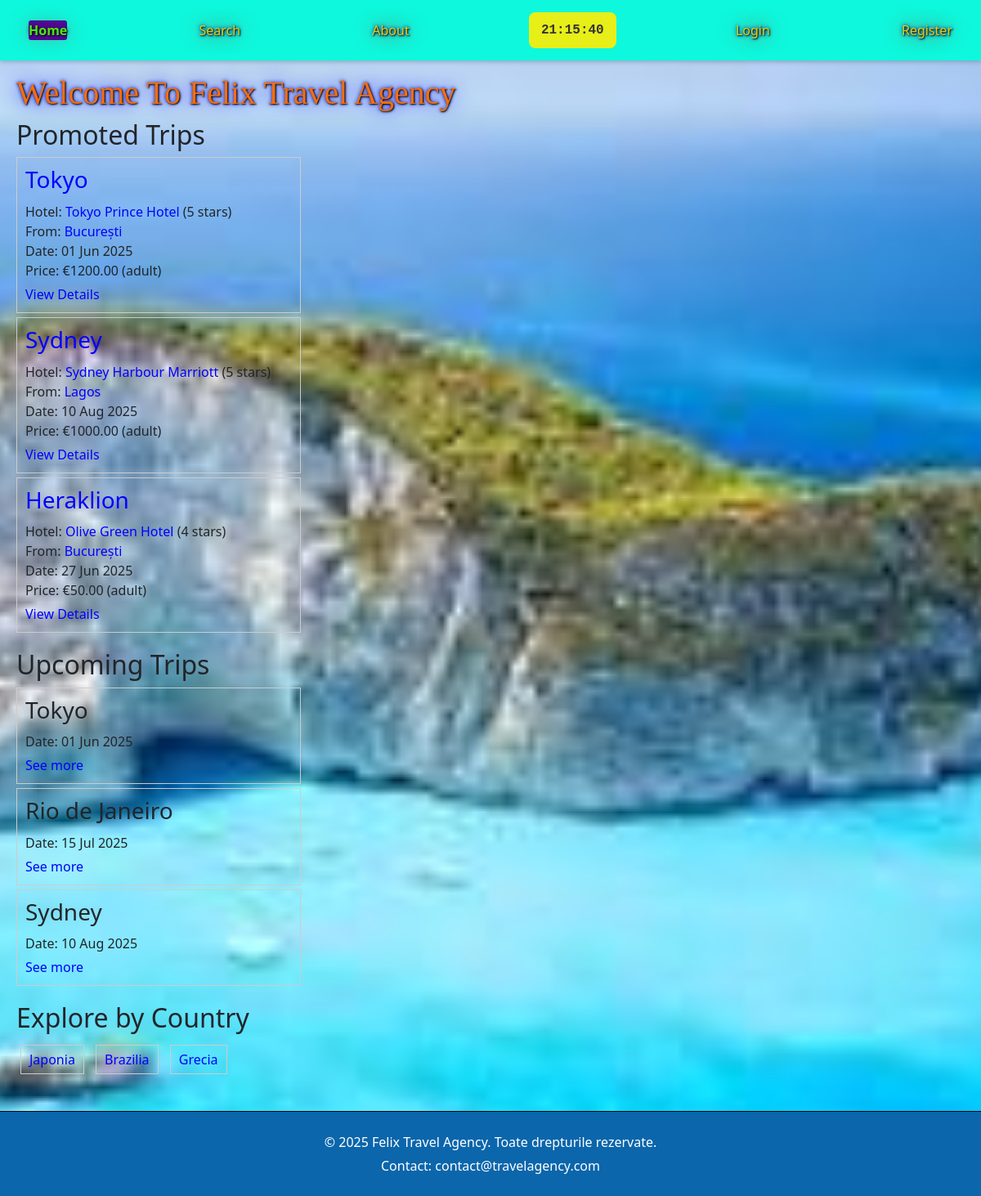
The page / on the database its author committed.
### trips/models.py (models this page shows, shortened)
class Trip(models.Model):
    TRIP_TYPES = (
        ('BB', 'Bed & Breakfast'),
        ('HB', 'Half Board'),
        ('FB', 'Full Board'),
        ('AI', 'All Inclusive'),
    )
    departure_city = models.ForeignKey(City, related_name='departure_trips', on_delete=models.CASCADE)
    departure_airport = models.ForeignKey(Airport, related_name='departure_trips', on_delete=models.CASCADE)
    destination_city = models.ForeignKey(City, related_name='destination_trips', on_delete=models.CASCADE)
    destination_hotel = models.ForeignKey(Hotel, on_delete=models.CASCADE)
    destination_airport = models.ForeignKey(Airport, related_name='destination_trips', on_delete=models.CASCADE)
    departure_date = models.DateField()
    return_date = models.DateField()
    length_of_stay = models.IntegerField()  # in days
    trip_type = models.CharField(max_length=2, choices=TRIP_TYPES)
    price_adult = models.DecimalField(max_digits=10, decimal_places=2)
    price_child = models.DecimalField(max_digits=10, decimal_places=2)
    promoted = models.BooleanField(default=False)
    places_adults = models.IntegerField()
    places_children = models.IntegerField()

class Hotel(models.Model):
    name = models.CharField(max_length=100)
    standard = models.IntegerField(choices=[(i, f"{i} stars") for i in range(1, 6)])  # 1-5 stars
    description = models.TextField()
    city = models.ForeignKey(City, on_delete=models.CASCADE)

class City(models.Model):
    name = models.CharField(max_length=100)
    country = models.ForeignKey(Country, on_delete=models.CASCADE)
    class Meta:
        unique_together = ['name', 'country']

class Country(models.Model):
    name = models.CharField(max_length=100, unique=True)
    continent = models.ForeignKey(Continent, on_delete=models.CASCADE)

### trips/views.py (the view)
# urls.py: 2. Add a URL to urlpatterns:  path('', views.home, name='home')
def home(request):
    print(f"Request URL: {request.path}")  # Debug
    promoted_trips = Trip.objects.filter(promoted=True).select_related(
        'destination_hotel__city__country__continent',
        'departure_city__country__continent',
        'departure_airport',
        'destination_airport'
    )[:3]
    upcoming_trips = Trip.objects.filter(departure_date__gte=timezone.now()).select_related(
        'destination_hotel__city__country__continent',
        'departure_city__country__continent'
    )[:3]
    popular_countries = Country.objects.filter(
        city__destination_trips__isnull=False
    ).distinct()[:3]
    popular_continents = Continent.objects.filter(
        country__city__destination_trips__isnull=False
    ).distinct()[:3]
    context = {
        'promoted_trips': promoted_trips,
        'upcoming_trips': upcoming_trips,
        'popular_countries': popular_countries,
        'popular_continents': popular_continents,
    }
    return render(request, 'trips/home.html', context)

### trips/templates/trips/home.html (shortened to what this page needs)
{% extends 'trips/master.html' %}
{% load static %}
{% block extra_css %}
    <link rel="stylesheet" href="{% static 'css/home.css' %}">
{% endblock %}
{% block content %}
    <h1>Welcome to Felix Travel Agency</h1>
<aside class="left-side">
    <div class="trip-section">
        <h2>Promoted Trips</h2>
        {% for trip in promoted_trips %}
        <div class="trip-item">
            <h3>
                <a href="{% url 'search_trips' %}?destination_city={{ trip.destination_city.id }}">{{ trip.destination_hotel.city.name }}</a>
            </h3>
            <p>
                Hotel: <a href="{% url 'search_trips' %}?hotel={{ trip.destination_hotel.id }}">{{ trip.destination_hotel.name }}</a> ({{ trip.destination_hotel.standard }} stars)<br>
                From: <a href="{% url 'search_trips' %}?departure_city={{ trip.departure_city.id }}">{{ trip.departure_city.name }}</a><br>
                Date: {{ trip.departure_date|date:"d M Y" }}<br>
                Price: €{{ trip.price_adult }} (adult)
            </p>
            <a href="{% url 'trip_detail' trip.id %}">View Details</a>
        </div>
        {% empty %}
        <p>No promoted trips available.</p>
        {% endfor %}
    </div>
    <div class="trip-section">
        <h2>Upcoming Trips</h2>
        {% for trip in upcoming_trips %}
        <div class="trip-item">
            <h3>{{ trip.destination_hotel.city.name }}</h3>
            <p>Date: {{ trip.departure_date|date:"d M Y" }}</p>
            <a href="{% url 'search_trips' %}?destination_city={{ trip.destination_city.id }}">See more</a>
        </div>
        {% empty %}
        <p>No upcoming trips available.</p>
        {% endfor %}
    </div>
</aside>
    <div class="country-section">
        <h2>Explore by Country</h2>
        {% for country in popular_countries %}
        <a href="{% url 'search_trips' %}?country={{ country.id }}" class="country-link" aria-label="Search trips to {{ country.name }}">{{ country.name }}</a>
        {% empty %}
        <p>No countries available.</p>
        {% endfor %}
    </div>
{% endblock %}

### trips/static/css/base.css (style rules this page uses)
body { background-image: url('static /css/images/plaja1.jpg'); background-size: cover; background-position: center; background-repeat: no-repeat; background-attachment: fixed; min-height: 100vh; margin: 0; }

### trips/static/css/home.css (style rules this page uses)
h1 { color: rgb(244, 110, 15); text-shadow: 1px 1px 2px black, 0 0 25px blue, 0 0 5px darkblue; text-transform: capitalize; font-family: fantasy; }
.left-side { float: left; width: 30%; }
.trip-section { margin-bottom: 20px; }
.trip-item { margin-bottom: 15px; padding: 10px; border: 1px solid #ccc; margin: 5px 0; }
.trip-item h3 { margin: 0 0 10px; }
.trip-item p { margin: 5px 0; }
.trip-item a { color: blue; text-decoration: none; }
.country-section { clear: both; }
.country-link { display: inline-block; margin: 5px; padding: 5px 10px; border: 1px solid #ccc; text-decoration: none; color: blue; }

### rows shown on the page
Trip: destination_hotel.city.name "Tokyo", destination_hotel.name "Tokyo Prince Hotel", destination_hotel.standard "5", departure_city.name "București", departure_date "01 Jun 2025", price_adult "1200.00"
Trip: destination_hotel.city.name "Sydney", destination_hotel.name "Sydney Harbour Marriott", destination_hotel.standard "5", departure_city.name "Lagos", departure_date "10 Aug 2025", price_adult "1000.00"
Trip: destination_hotel.city.name "Heraklion", destination_hotel.name "Olive Green Hotel", destination_hotel.standard "4", departure_city.name "București", departure_date "27 Jun 2025", price_adult "50.00"
Trip: destination_hotel.city.name "Rio de Janeiro", departure_date "15 Jul 2025"
Country: name "Japonia"
Country: name "Brazilia"
Country: name "Grecia"
